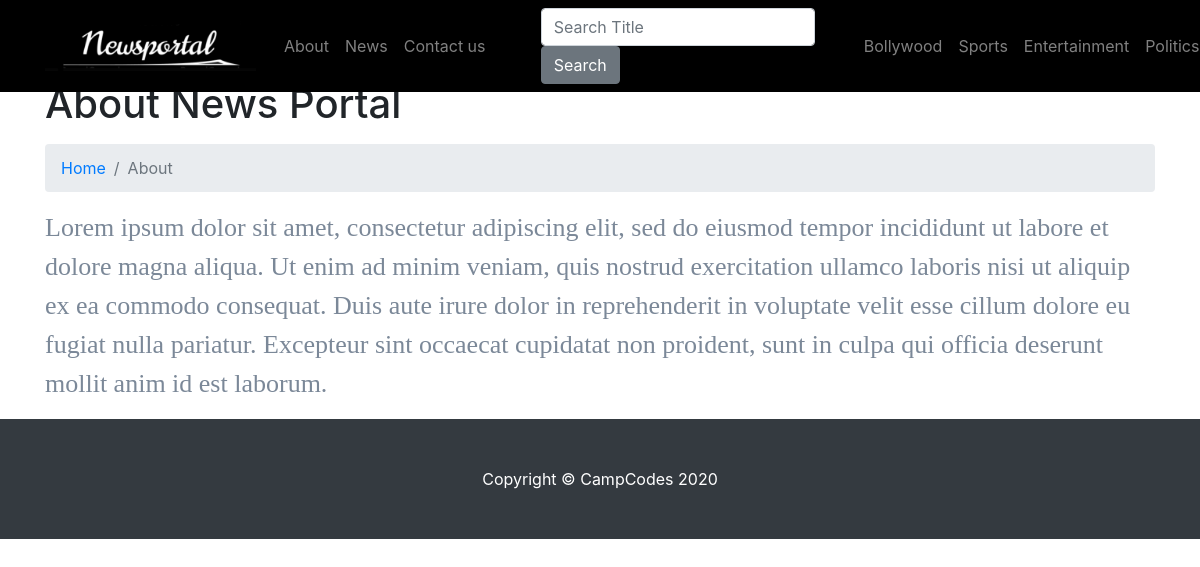
Page /Newsportal/about-us.php on the committed database.
### tables this page shows
CREATE TABLE `tblcategory` (
  `id` int(11) NOT NULL,
  `CategoryName` varchar(200) DEFAULT NULL,
  `Description` mediumtext DEFAULT NULL,
  `PostingDate` timestamp NULL DEFAULT current_timestamp(),
  `UpdationDate` timestamp NULL DEFAULT NULL,
  `Is_Active` int(1) DEFAULT NULL
);

CREATE TABLE `tblpages` (
  `id` int(11) NOT NULL,
  `PageName` varchar(200) DEFAULT NULL,
  `PageTitle` mediumtext DEFAULT NULL,
  `Description` longtext DEFAULT NULL,
  `PostingDate` timestamp NULL DEFAULT current_timestamp(),
  `UpdationDate` timestamp NULL DEFAULT NULL ON UPDATE current_timestamp()
);

### Newsportal/about-us.php (the view, shortened to what this page needs)
<?php
include('includes/config.php');
?>
<!DOCTYPE html>
<html lang="en">
  <head>
    <link href="vendor/bootstrap/css/bootstrap.min.css" rel="stylesheet">
    <link href="css/modern-business.css" rel="stylesheet">
  </head>
  <body>
    <?php include('includes/header.php');?>
    <div class="container">
<?php
$pagetype='aboutus';
$query=mysqli_query($con,"select PageTitle,Description from tblpages where PageName='$pagetype'");
while($row=mysqli_fetch_array($query))
{
?>
      <h1 class="mt-4 mb-3"><?php echo htmlentities($row['PageTitle'])?>
      </h1>
      <ol class="breadcrumb">
        <li class="breadcrumb-item">
          <a href="index.php">Home</a>
        </li>
        <li class="breadcrumb-item active">About</li>
      </ol>
      <div class="row">
        <div class="col-lg-12">
          <p><?php echo $row['Description'];?></p>
        </div>
      </div>
<?php } ?>
    </div>
 <?php include('includes/footer.php');?>
  </body>
</html>

### Newsportal/includes/header.php (shortened to what this page needs)
          <nav class="navbar fixed-top navbar-expand-lg navbar-dark fixed-top" style="background-color:black;">
  <div class="container">
    <a class="navbar-brand" href="index.php" style="margin-right: 20px;">
      <img src="images/a.jfif" height="50">
    </a>
    <div class="collapse navbar-collapse" id="navbarResponsive">
      <ul class="navbar-nav ml-auto d-flex align-items-center">
        <li class="nav-item">
          <a class="nav-link" href="about-us.php">About</a>
        </li>
        <li class="nav-item">
          <a class="nav-link" href="index.php">News</a>
        </li>
        <li class="nav-item">
          <a class="nav-link" href="contact-us.php" style="width:130px">Contact us</a>
        </li>
        <li class="nav-item">
          <div class="col-md-4">
<form action="search.php" method="GET" class="form-inline my-2 my-lg-0" style="width:300px">
    <input class="form-control mr-sm-2" type="text" placeholder="Search Title" name="searchtitle" value="<?php echo isset($_GET['searchtitle']) ? $_GET['searchtitle'] : ''; ?>">
    <button class="btn btn-secondary my-2 my-sm-0" type="submit">Search</button>
</form>
          </div>
        </li>
        <?php
        $query = mysqli_query($con, "SELECT id, CategoryName FROM tblcategory LIMIT 5");
        while ($row = mysqli_fetch_array($query)) {
          ?>
          <li class="nav-item">
            <a class="nav-link" href="category.php?catid=<?php echo htmlentities($row['id']) ?>"><?php echo htmlentities($row['CategoryName']); ?></a>
          </li>
        <?php } ?>
      </ul>
    </div>
  </div>
</nav>

### Newsportal/css/modern-business.css (style rules this page uses)
body { padding-top: 54px; }
body { overflow: hidden; overflow-y: scroll; }
@media (min-width: 992px) { body { padding-top: 56px; } }

### rows in the picture
tblcategory: CategoryName "Bollywood"
tblcategory: CategoryName "Sports"
tblcategory: CategoryName "Entertainment"
tblcategory: CategoryName "Politics"
tblpages: PageTitle "About News Portal", Description "Lorem ipsum dolor sit amet, consectetur adipiscing elit, sed do eiusmod tempor incididunt ut labore et dolore magna aliqua. Ut enim ad minim veniam, quis nostrud exercitation ullamco laboris nisi ut aliquip ex ea commodo consequat. Duis aute irure dolor in reprehenderit in voluptate velit esse cillum dolore eu fugiat nulla pariatur. Excepteur sint occaecat cupidatat non proident, sunt in culpa qui officia deserunt mollit anim id est laborum."
